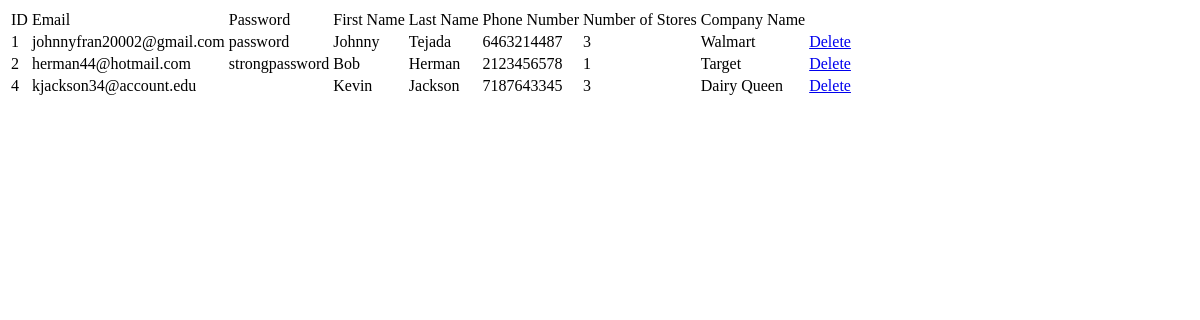
Before: /currentDraft/storelevelview.php with the older database file.
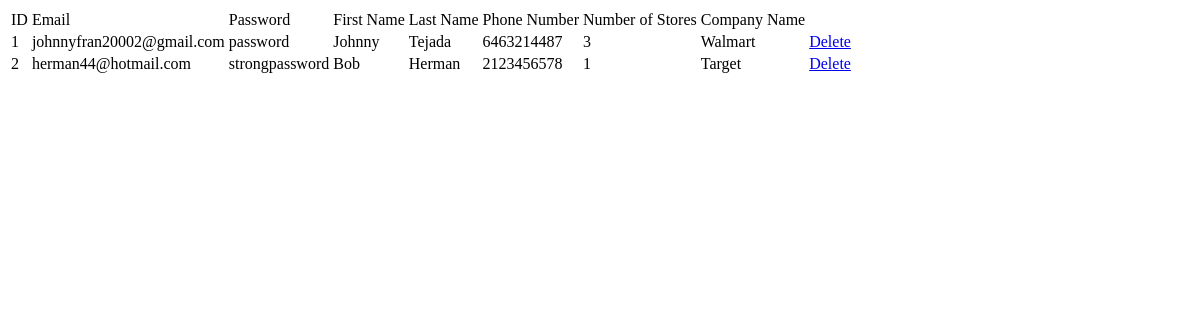
After: the same page with the newer database file.
### tables this page shows
CREATE TABLE `storelevel_signup` (
  `ID` int(11) NOT NULL,
  `email` varchar(50) NOT NULL,
  `password` varchar(50) NOT NULL,
  `first_name` varchar(50) NOT NULL,
  `last_name` varchar(50) NOT NULL,
  `phone_number` double NOT NULL,
  `number_of_stores` int(11) NOT NULL,
  `company_name` varchar(50) NOT NULL
);

### currentDraft/storelevelview.php (the view, shortened to what this page needs)
<?php
include_once ('config.php');
  $query = "select * from storelevel_signup";
  $result = mysqli_query($conn,$query);
?>
<!DOCTYPE html>
<html lang="eng">
<head>
</head>
<body>
  <div class="container">
    <div class="row">
      <div class="col m-auto">
        <div class="card mt-5">
          <table class="table table-bordered">
            <tr>
              <td> ID </td>
              <td> Email </td>
              <td> Password </td>
              <td> First Name </td>
              <td> Last Name </td>
              <td> Phone Number </td>
              <td> Number of Stores </td>
              <td> Company Name </td>
            </tr>
            <?php
              while($row=mysqli_fetch_assoc($result))
              {
                $ID = $row['ID'];
                $Email = $row['email'];
                $Password = $row['password'];
                $FirstName = $row['first_name'];
                $LastName = $row['last_name'];
                $PhoneNumber = $row['phone_number'];
                $NumberofStores = $row['number_of_stores'];
                $CompanyName = $row['company_name'];
            ?>
              <tr>
                <td><?php echo $ID ?></td>
                <td><?php echo $Email ?></td>
                <td><?php echo $Password ?></td>
                <td><?php echo $FirstName ?></td>
                <td><?php echo $LastName ?></td>
                <td><?php echo $PhoneNumber ?></td>
                <td><?php echo $NumberofStores ?></td>
                <td><?php echo $CompanyName ?></td>
                <td><a href ="storeleveldelete.php?Del=<?php echo $ID ?>">Delete</a></td>
              </tr>
            <?php
              }
            ?>
          </table>
        </div>
      </div>
    </div>
  </div>
</body>
</html>

Changed rows visible on the page:
removed storelevel_signup: ID "4", email "kjackson34@account.edu", first_name "Kevin", last_name "Jackson", phone_number "7187643345", number_of_stores "3", company_name "Dairy Queen"
